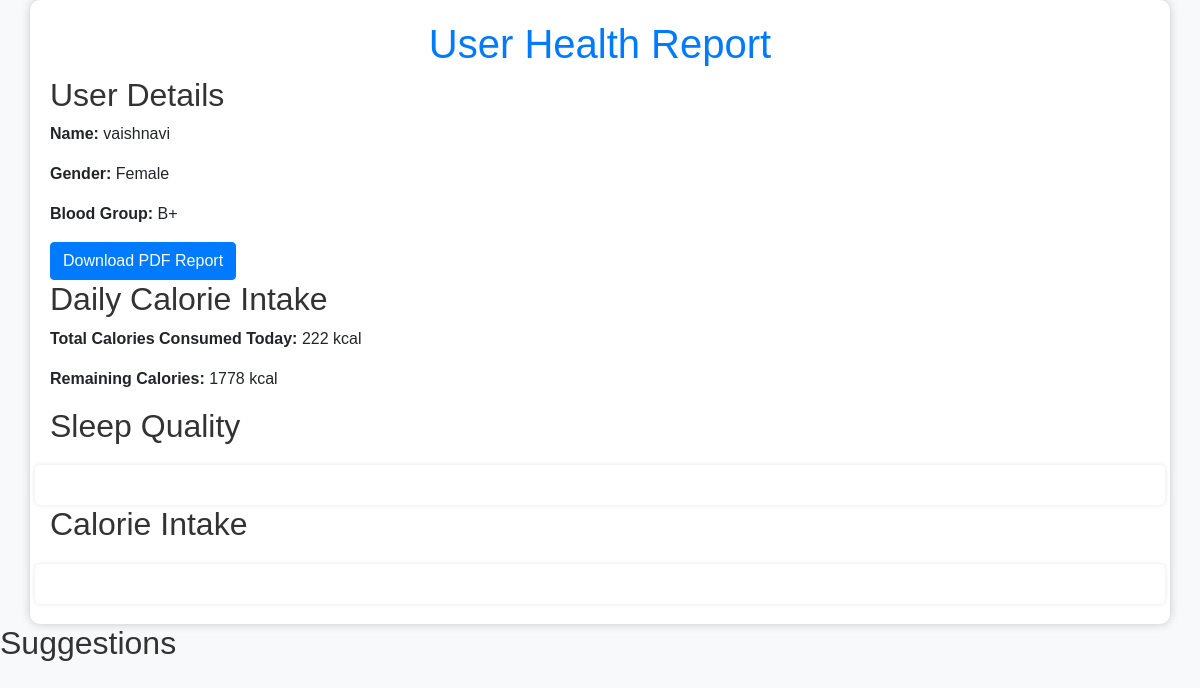
Page /app/generate-report/ (signed in) on the committed database.
### health_app/models.py (models this page shows, shortened)
class UserProfile(models.Model):
    user = models.OneToOneField(User, on_delete=models.CASCADE)
    name = models.CharField(max_length=255, default='')
    gender = models.CharField(max_length=10, choices=[('Male', 'Male'), ('Female', 'Female'), ('Other', 'Other')], default='Male')
    contact_no = models.CharField(max_length=15, default='')
    blood_group = models.CharField(max_length=5, default='')
    weight_kg = models.DecimalField(max_digits=5, decimal_places=2, null=True, blank=True, default=None)
    height_cm = models.PositiveIntegerField(null=True, blank=True, default=None)
    profile_image = models.ImageField(upload_to='profile_images/', null=True, blank=True, default=default_profile_image_path)

### myapp/views.py (the view)
# urls.py: path('generate-report/', views.generate_report, name='generate-report'),
def generate_report(request):
    user_profile = UserProfile.objects.get(user=request.user)
    today = date.today()
    calorie_intake_today = Consume.objects.filter(user=request.user, date=today).values_list('food_consumed__calories', flat=True)
    total_calories_today = sum(calorie_intake_today)
    print(total_calories_today)
    rem=2000-total_calories_today
    sleep_patterns = SleepPattern.objects.filter(user=request.user)
    sleep_quality_data = {
        'poor': sleep_patterns.filter(quality_rating=1).count(),
        'fair': sleep_patterns.filter(quality_rating=2).count(),
        'good': sleep_patterns.filter(quality_rating=3).count(),
        'very_good': sleep_patterns.filter(quality_rating=4).count(),
        'excellent': sleep_patterns.filter(quality_rating=5).count(),
    }
    pie_chart_data = {
        'Calories Consumed': total_calories_today,
        'Remaining Calories': 2000 - total_calories_today,
    }
    prompt = f"Based on your data: Total calories today: {total_calories_today}, Sleep patterns - Poor: {sleep_quality_data['poor']}, Fair: {sleep_quality_data['fair']}, Good: {sleep_quality_data['good']}, Very Good: {sleep_quality_data['very_good']}, Excellent: {sleep_quality_data['excellent']}, etc. What suggestions can you provide?"
    response = openai.Completion.create(
        engine="text-davinci-002",  # Choose an appropriate engine
        prompt=prompt,
        max_tokens=100,  # Adjust the max_tokens as needed
        n=1
    )
    suggestions = response.choices[0].text.strip()
    return render(request, 'myapp/report_template.html', {
        'user_profile': user_profile,
        'total_calories_today': total_calories_today,
        'rem':rem,
        'sleep_quality_data': sleep_quality_data,
        'pie_chart_data': pie_chart_data,
        'sleep_patterns':sleep_patterns,
        'suggestions':suggestions,
    })

### myapp/templates/myapp/report_template.html (shortened to what this page needs)
<!DOCTYPE html>
<html lang="en">
<head>
    <link rel="stylesheet" href="https://maxcdn.bootstrapcdn.com/bootstrap/4.5.2/css/bootstrap.min.css">
</head>
<body>
    <div class="container">
        <h1>User Health Report</h1>
        <h2>User Details</h2>
        <div class="row">
            <div class="col-md-4">
                <p><strong>Name:</strong> {{ user_profile.name }}</p>
                <p><strong>Gender:</strong> {{ user_profile.gender }}</p>
                <p><strong>Blood Group:</strong> {{ user_profile.blood_group }}</p>
                <button id="download-pdf-button" class="btn btn-primary">Download PDF Report</button>
            </div>
        </div>
        <h2>Daily Calorie Intake</h2>
        <div class="row">
            <div class="col-md-4">
                <p><strong>Total Calories Consumed Today:</strong> {{ total_calories_today }} kcal</p>
                <p><strong>Remaining Calories:</strong> {{ rem }} kcal</p>
            </div>
        </div>
        <h2>Sleep Quality</h2>
        <div class="row chart-container">
        </div>
        <h2>Calorie Intake</h2>
        <div class="row chart-container">
        </div>
    </div>
    <div>
        <h2>Suggestions</h2>
    </div>
</body>
</html>

### myapp/templates/myapp/report_template.html (style rules this page uses)
body { background-color: #f8f9fa; font-family: Arial, sans-serif; }
.container { background-color: #ffffff; border-radius: 10px; padding: 20px; box-shadow: 0px 0px 10px rgba(0, 0, 0, 0.2); }
h1 { color: #007bff; text-align: center; }
h2 { color: #333; }
.chart-container { margin-top: 20px; background-color: #ffffff; border-radius: 5px; padding: 20px; box-shadow: 0px 0px 5px rgba(0, 0, 0, 0.1); }

### rows in the picture
UserProfile: name "vaishnavi", gender "Female", blood_group "B+"

### other values in the picture
{{ total_calories_today }} "222"
{{ rem }} "1778"
